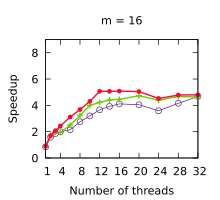

gnuplot code for this plot:
set title "m = 16"
set terminal pdf size 2.2,2.0
set output "./results/LUD_n___512,_m___16.pdf"
set key off
set xrange [1:32]
set xtics (1, 4, 8, 12, 16, 20, 24, 28, 32)
set xlabel "Number of threads"
set yrange [0:9]
set ytics (0, 2, 4, 6, 8)
set ylabel "Speedup"
plot './results/LUD_n___512,_m___16.dat' using 1:2 title "Work stealing" pointsize 0.7 lw 1 pt 6 linecolor rgb "#5B2182" with linespoints, \
  './results/LUD_n___512,_m___16.dat' using 1:3 title "Multi-atomics 64" pointsize 0.7 lw 2 pt 1 linecolor rgb "#64D000" with linespoints, \
  './results/LUD_n___512,_m___16.dat' using 1:4 title "WorkAssisting" pointsize 0.4 lw 2 pt 7 linecolor rgb "#F40A35" with linespoints
